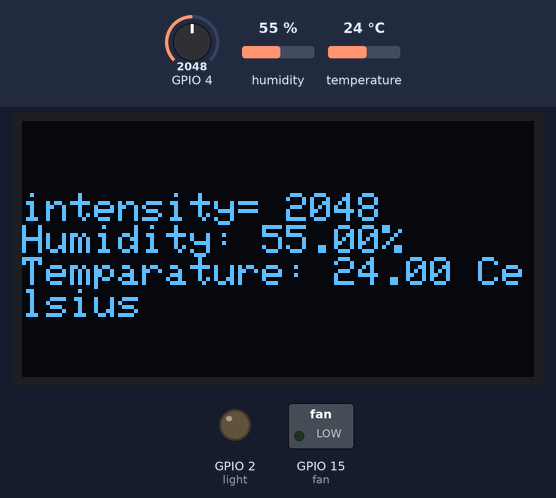
A sketch run on a simulated ESP32. On the bench: 128×64 one-colour display, switched loads named in the sketch (green lamp = pin HIGH), output pins drawn as LEDs (lit = HIGH). Inputs (shaded band) come from the test bench; at power-on: temperature 24 °C, GPIO 4 = 2048, humidity 55 %. What the sketch prints to the serial monitor is not drawn.

Above: at 12.9 s.
13.0 s: temperature set to 33 °C
At 18.7 s:
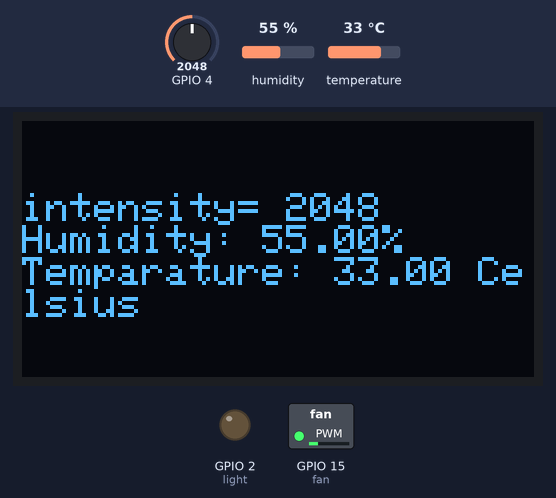
22.0 s: GPIO 4 set to 3731
At 25.0 s:
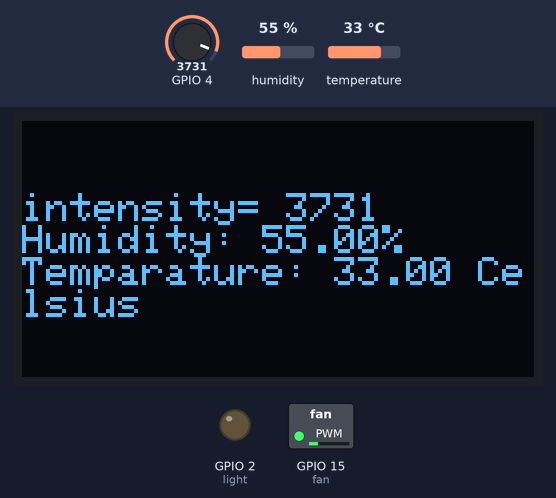
31.0 s: GPIO 4 set to 3860
At 36.6 s:
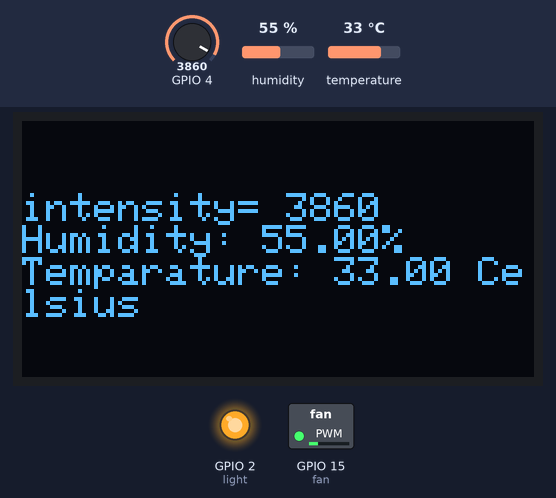
40.0 s: temperature set to 12 °C
At 43.0 s:
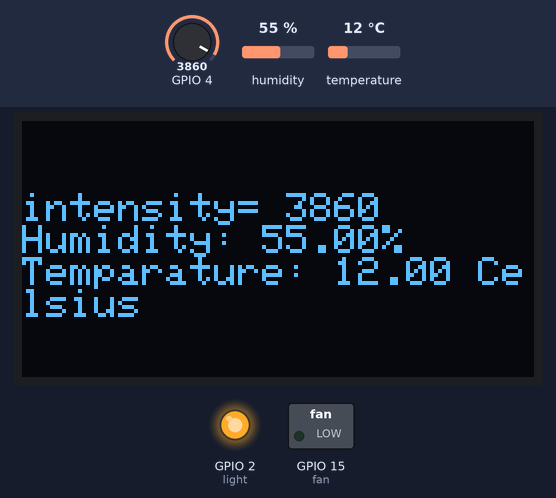
49.0 s: temperature set to 41 °C
At 55.8 s:
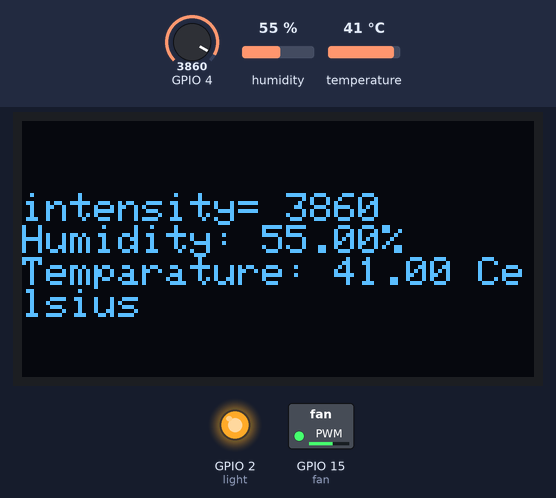
58.0 s: GPIO 4 set to 3760
At 61.0 s:
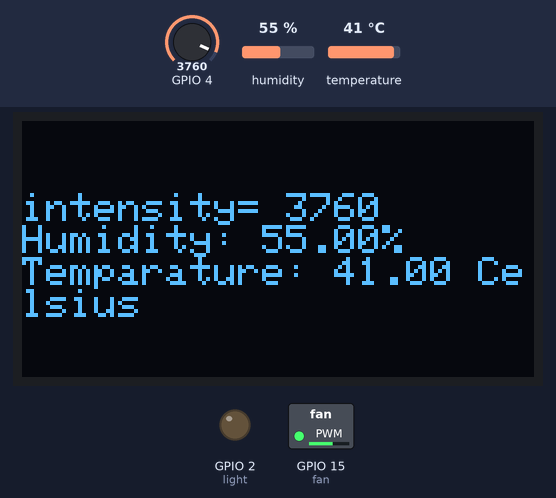
Timing chart, 0 to 62.5 s (numbered marks = the images above; inputs shaded):
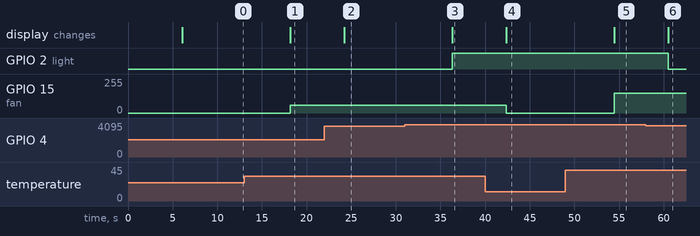

Measured:
- the behaviour switches between 3800 and 3801 on GPIO 4 (found by bisection; images 2 and 3)
- after the input at 13.0 s, GPIO 15 (fan): 0/255 → 57/255 after 5.2 s; the display: changes after 5.2 s (image 1)
- after the input at 22.0 s, the display: changes after 2.2 s (image 2)
- after the input at 31.0 s, GPIO 2 (light): LOW → HIGH after 5.3 s; the display: changes after 5.3 s (image 3)
- after the input at 40.0 s, GPIO 15 (fan): 57/255 → 0/255 after 2.4 s; the display: changes after 2.4 s (image 4)
- after the input at 49.0 s, GPIO 15 (fan): 0/255 → 149/255 after 5.5 s; the display: changes after 5.5 s (image 5)
- after the input at 58.0 s, GPIO 2 (light): HIGH → LOW after 2.5 s; the display: changes after 2.5 s (image 6)

The sketch:

assignment_3.ino
```cpp
#include<DHT.h>
#define DHTPIN 0
#define DHTTYPE DHT11
DHT dht(DHTPIN,DHTTYPE);
#include <Wire.h>
#include <Adafruit_GFX.h>
#include <Adafruit_SSD1306.h>
#define SCREEN_WIDTH 128
#define SCREEN_HEIGHT 64
Adafruit_SSD1306 display(SCREEN_WIDTH, SCREEN_HEIGHT, &Wire, -1);
int freq=5000;
int ledchannel=0;
int ledresolution=8;
int t2=28;
void setup()
{

  pinMode(2,OUTPUT);  // light
  pinMode(15,OUTPUT); // fan
  pinMode(4,INPUT);
  ledcSetup(ledchannel,freq,ledresolution);
  ledcAttachPin(15,ledchannel);
  Serial.begin(115200);
  if(!display.begin(SSD1306_SWITCHCAPVCC, 0x3C))
  {
    Serial.println("SSD1306 allocation failed");
    for(;;);
  }
  dht.begin();
}
void loop()
{

  delay(6000);
  float h=dht.readHumidity();
  float t=dht.readTemperature();
  float f=dht.readTemperature(true);
  int ldr=analogRead(4);
  if(isnan(h) || isnan(t) || isnan(f))
  {
    Serial.println("dht failed");
  }
  else
  {
    Serial.print("Humidity: ");
    Serial.print(h);
    Serial.println("%");
    Serial.print("Temparature: ");
    Serial.print(t);
    Serial.println(" °C");
    Serial.print("Temp in F: ");
    Serial.print(f);
    Serial.println(" °F");
    display.clearDisplay();
    display.setTextSize(1);
    display.setTextColor(WHITE);
    display.setCursor(0, 10);
    display.println(" ");
    display.print("intensity= ");
    display.println(ldr);
    display.print("Humidity: ");
    display.print(h);
    display.println("%");
    display.print("Temparature: ");
    display.print(t);
    display.println(" Celsius");

    display.display();

    if(ldr<=3800)
    {
      digitalWrite(2,LOW);
      Serial.println("led is off");
    }
    else
    {
      digitalWrite(2,HIGH);
      Serial.println("led is on");
      Serial.print("ldr value = ");
      Serial.println(ldr);
    }
    if(t>=t2)
    {
      int fs=(t-t2)*11.590;
      ledcWrite(ledchannel,fs);
      int fanspeed=fs*100/255;
      Serial.print("fan speed = ");
      Serial.print(fanspeed);
      Serial.println("%");

    }
    else
    {
      digitalWrite(15,LOW);
      Serial.println(" fan is off");
    }
  }
}
```
